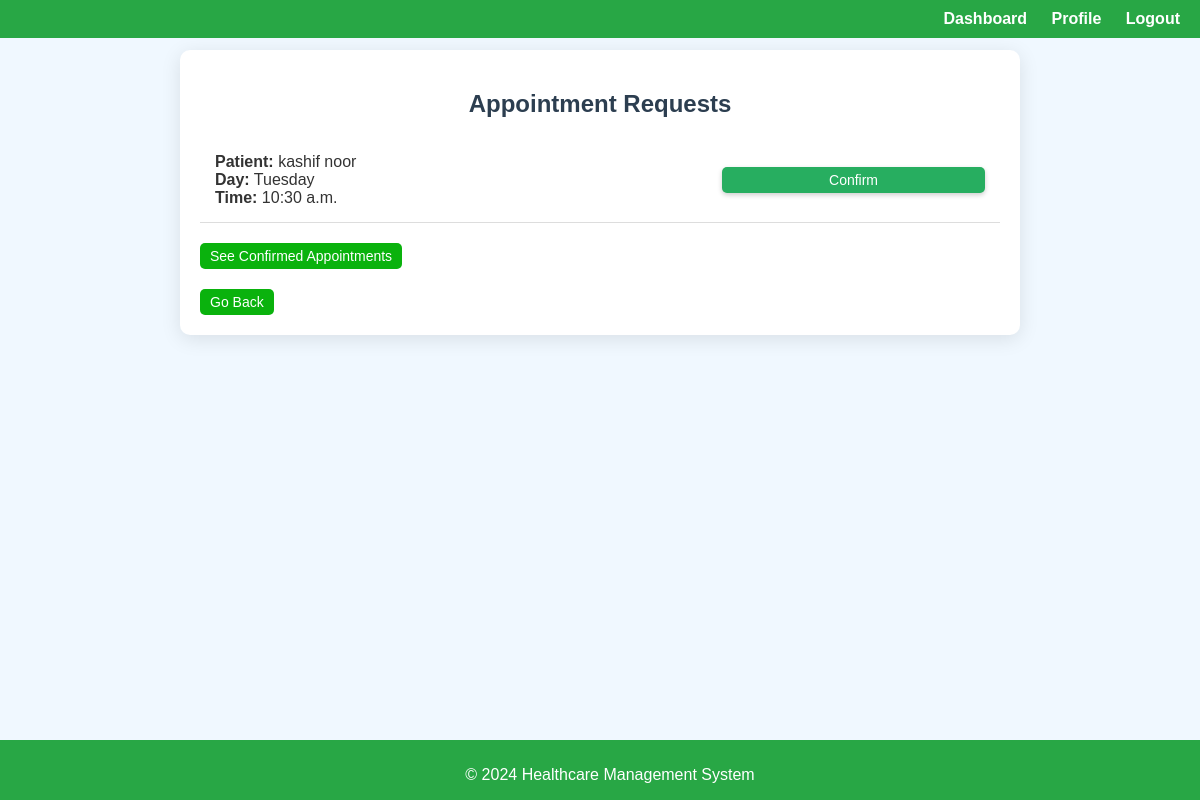
The page /appointment/view_requests/ (signed in) on the database its author committed.
### appointment/models.py (models this page shows, shortened)
class Appointment(models.Model):
    appointment_id = models.AutoField(primary_key=True)
    patient = models.ForeignKey(Patient, on_delete=models.CASCADE)
    doctor = models.ForeignKey(Doctor, on_delete=models.CASCADE)
    appointment_date = models.DateField(null=True)
    appointment_time = models.TimeField(null=True)
    time_slot = models.ForeignKey('TimeSlot', null=True, blank=True, on_delete=models.SET_NULL)  # Link to TimeSlot
    status = models.CharField(max_length=20, choices=[('Pending', 'Pending'), ('Confirmed', 'Confirmed'), ('Rescheduled', 'Rescheduled')], default='Pending')
    confirmed_by = models.ForeignKey(Doctor, null=True, blank=True, related_name='confirmed_appointments', on_delete=models.SET_NULL)

class TimeSlot(models.Model):
    doctor = models.ForeignKey(Doctor, on_delete=models.CASCADE)
    day = models.ForeignKey(AvailableDay, on_delete=models.CASCADE)
    time = models.TimeField()

class AvailableDay(models.Model):
    doctor = models.ForeignKey(Doctor, on_delete=models.CASCADE)
    day = models.CharField(max_length=9)

### user/models.py (models this page shows, shortened)
class User(AbstractUser):
    CNIC_no = models.CharField(max_length=15, unique=True)
    contact_number = models.CharField(max_length=15)
    address = models.CharField(max_length=255)
    gender = models.CharField(max_length=10, choices=[('M', 'Male'), ('F', 'Female')])
    profile_pic = models.ImageField(upload_to='images/profile_pics/', blank=True, null=True)

### appointment/views.py (the view)
# urls.py: path('view_requests/', AppointmentRequestListView.as_view(), name='view_appointment_requests'),
class AppointmentRequestListView(LoginRequiredMixin, ListView):
    template_name = 'appointment/appointment_requests.html'
    model = Appointment
    context_object_name = 'appointments'
    def get_queryset(self):
        return Appointment.objects.filter(doctor=self.request.user.doctor, status='Pending')

### user/models.py (called while the page is built)
    def __str__(self):
        return f"{self.first_name} {self.last_name}"

### appointment/templates/appointment/appointment_requests.html (shortened to what this page needs)
{% extends 'user/base.html' %}
{% block content %}
<div class="appointment-requests-container">
    <h2>Appointment Requests</h2>
    {% if object_list %}
        <table class="table">
            <tbody>
                {% for appointment in object_list %}
                <tr>
                    <td>
                        <strong>Patient:</strong> {{ appointment.patient }}<br>
                        <strong>Day:</strong> {{ appointment.time_slot.day.day }}<br>
                        <strong>Time:</strong> {{ appointment.time_slot.time }}<br>
                    </td>
                    <td>
                        <form action="{% url 'confirm_appointment' appointment.appointment_id %}" method="post">
                            <button type="submit" class="btn btn-primary">Confirm</button>
                        </form>
                    </td>
                </tr>
                {% endfor %}
            </tbody>
        </table>
    {% else %}
        <p class="text-center">No appointment requests.</p>
    {% endif %}
    <div class="button-group">
        <a href="{% url 'confirmed_appointments' %}" class="btn btn-secondary">See Confirmed Appointments</a><br>
        <a href="{% url 'doctor_dashboard' %}" class="btn btn-secondary">Go Back</a>
    </div>
</div>
{% endblock %}

### user/static/css/style2.css (style rules this page uses)
body { font-family: 'Arial', sans-serif; background-color: #f0f8ff; color: #333; padding-bottom: 60px; margin: 0; min-height: 80vh; box-sizing: border-box; }
form { display: flex; flex-direction: column; }
form button { padding: 12px; background-color: #28a745; color: white; border: none; border-radius: 5px; cursor: pointer; font-size: 16px; box-shadow: 0px 2px 5px rgba(0, 0, 0, 0.2); transition: background-color 0.3s, transform 0.2s; }
h2 { color: #28a745; text-align: center; }

### appointment/templates/appointment/appointment_requests.html (style rules this page uses)
.appointment-requests-container { max-width: 800px; margin: 50px auto; padding: 20px; background-color: #ffffff; border-radius: 10px; box-shadow: 0 4px 20px rgba(0, 0, 0, 0.1); }
h2 { color: #2c3e50; margin-bottom: 20px; text-align: center; }
.table { width: 100%; border-collapse: collapse; }
td { padding: 15px; border-bottom: 1px solid #ddd; }
.btn { text-decoration: none; color: white; padding: 5px 10px; border-radius: 5px; transition: background-color 0.3s; border: none; cursor: pointer; font-size: 14px; }
.btn-primary { background-color: #27ae60; }
.btn-secondary { display: inline-block; margin-top: 20px; padding: 5px 10px; background-color: #0ab20d; }

### rows shown on the page
Appointment: patient "kashif noor", time_slot.day.day "Tuesday", time_slot.time "10:30 a.m."
